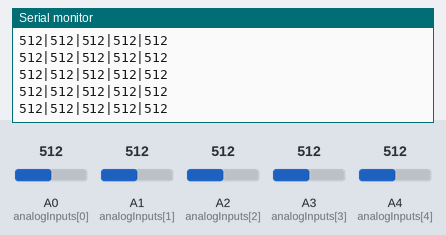
This sketch was run on a simulated Arduino Uno, built with avr-gcc and run on an emulated ATmega328P. On the bench: the last lines printed to the serial monitor. The test bench sets the inputs (shaded band); at power-on: A0 (analogInputs[0]) = 512, A1 (analogInputs[1]) = 512, A2 (analogInputs[2]) = 512, A3 (analogInputs[3]) = 512, A4 (analogInputs[4]) = 512.

Above: at 1.2 s.
1.3 s: A0 (analogInputs[0]) set to 110
At 1.9 s:
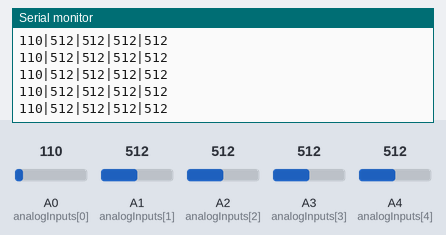
2.8 s: A0 (analogInputs[0]) set to 89
At 3.9 s:
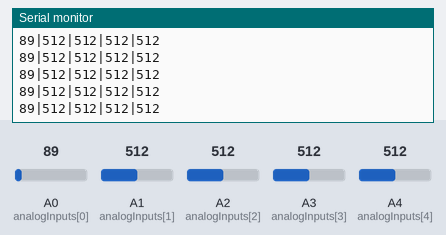
Timing chart, 0 to 5.8 s (numbered marks = the images above; inputs shaded):
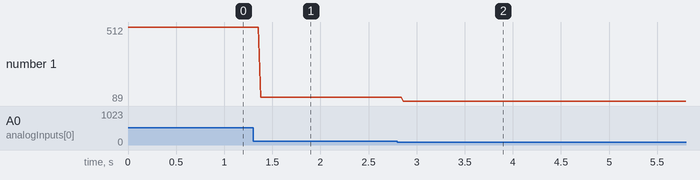

Measured:
- after the input at 1.3 s, the serial monitor: prints a new line after 0.08 s (image 1)
- after the input at 2.8 s, the serial monitor: prints a new line after 0.06 s (image 2)
- plotted number 1: 512 → 110 after the input at 1.3 s, 110 → 89 after the input at 2.8 s

The sketch:

arduino_code.ino
```cpp
const int NUM_SLIDERS = 5;
const int analogInputs[NUM_SLIDERS] = {A0, A1, A2, A3, A4};

int analogSliderValues[NUM_SLIDERS];

void setup() {
  for (int i = 0; i < NUM_SLIDERS; i++) {
    pinMode(analogInputs[i], INPUT);
  }

  Serial.begin(9600);
}

void loop() {
  updateSliderValues();
  sendSliderValues();
  delay(10);
}

void updateSliderValues() {
  for (int i = 0; i < NUM_SLIDERS; i++) {
    analogSliderValues[i] = analogRead(analogInputs[i]);
  }
}

void sendSliderValues() {
  String builtString = String("");

  for (int i = 0; i < NUM_SLIDERS; i++) {
    builtString += String((int)analogSliderValues[i]);

    if (i < NUM_SLIDERS - 1) {
      builtString += String("|");
    }
  }

  Serial.println(builtString);
}
```
